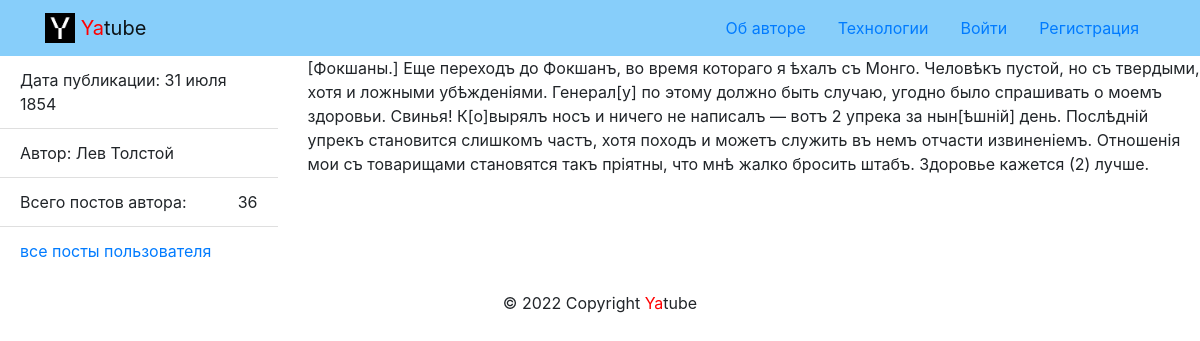
The app's page /posts/37/ with its own data.
### posts/models.py (models this page shows, shortened)
class Post(models.Model):
    text = models.TextField(verbose_name='текст')
    pub_date = models.DateTimeField(auto_now_add=True)
    author = models.ForeignKey(
        User,
        on_delete=models.CASCADE,
        related_name='posts'
    )
    group = models.ForeignKey(
        Group,
        verbose_name='группа',
        blank=True,
        null=True,
        on_delete=models.SET_NULL
    )
    class Meta:
        ordering = ['-pub_date']

### posts/views.py (the view)
# urls.py: path('posts/<int:post_id>/', views.post_detail, name='post_detail'),
def post_detail(request, post_id):
    post = get_object_or_404(Post, id=post_id)
    context = {'post': post}
    return render(request, 'posts/post_detail.html', context)

### core/context_processors/year.py (called while the page is built)
def year(request):
    a = date.today().year
    return {'year': a}

### templates/posts/post_detail.html (shortened to what this page needs)
{% extends 'base.html' %}
{% block content %}
<div class="row">
    <aside class="col-12 col-md-3">
      <ul class="list-group list-group-flush">
        <li class="list-group-item">
          Дата публикации: {{ post.pub_date|date:"d E Y" }}
        </li>
        <li class="list-group-item">
          Автор: {{ post.author.get_full_name }}
        </li>
        <li class="list-group-item d-flex justify-content-between align-items-center">
          Всего постов автора:  <span > {{ post.author.posts.count }} </span>
        </li>
        <li class="list-group-item">
          <a href="<{% url 'posts:profile' post.author.username %}>">
            все посты пользователя
          </a>
        </li>
      </ul>
    </aside>
    <article class="col-12 col-md-9">
      <p>
        {{ post.text }}
      </p>
    </article>
  </div>
{% endblock%}

### records on screen
Post: pub_date "31 июля 1854", author.get_full_name "Лев Толстой", author.posts.count "36", text "[Фокшаны.] Еще переходъ до Фокшанъ, во время котораго я ѣхалъ съ Монго. Человѣкъ пустой, но съ твердыми, хотя и ложными убѣжденіями. Генерал[у] по этому должно быть случаю, угодно было спрашивать о моемъ здоровьи. Свинья! К[о]вырялъ носъ и ничего не написалъ — вотъ 2 упрека за нын[ѣшній] день. Послѣдній упрекъ становится слишкомъ частъ, хотя походъ и можетъ служить въ немъ отчасти извиненіемъ. Отношенія мои съ товарищами становятся такъ пріятны, что мнѣ жалко бросить штабъ. Здоровье кажется (2) лучше."
